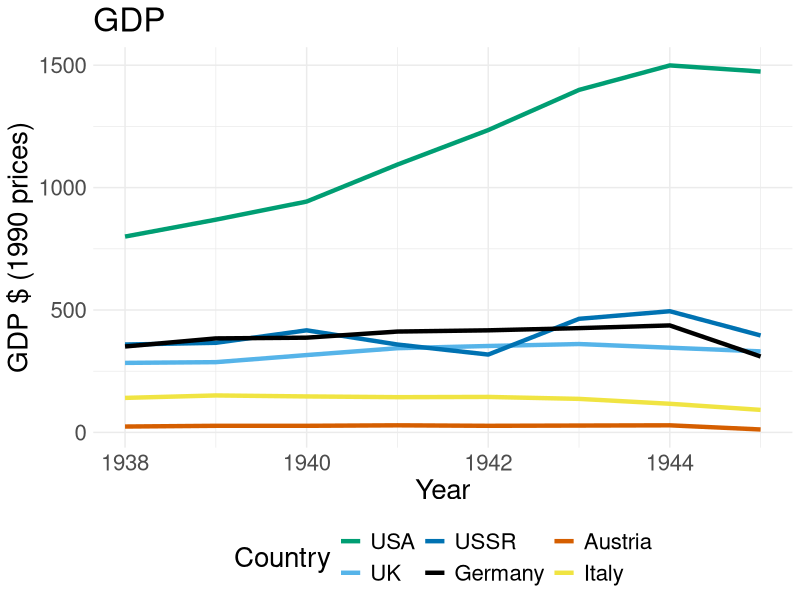
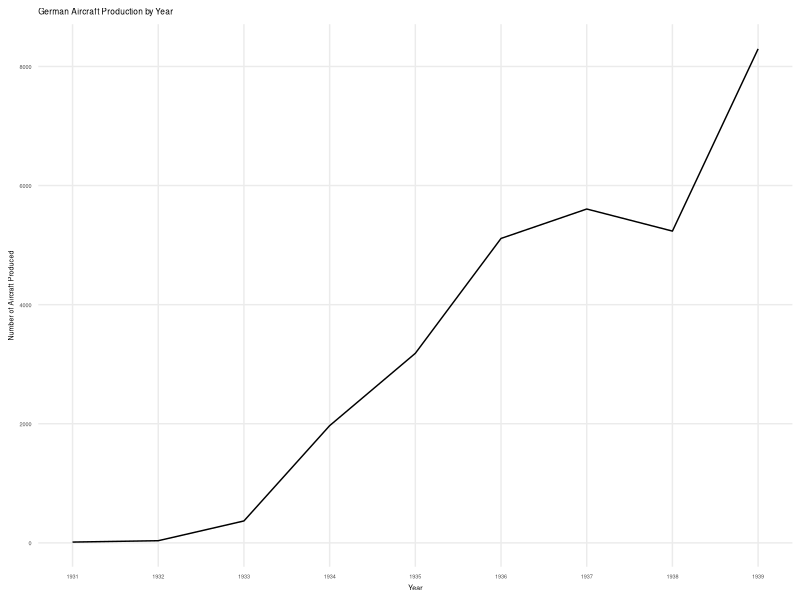
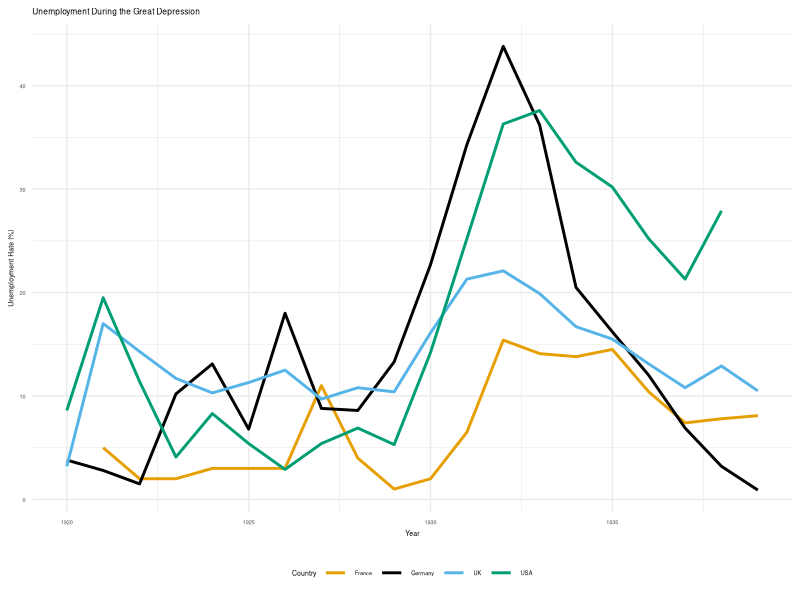
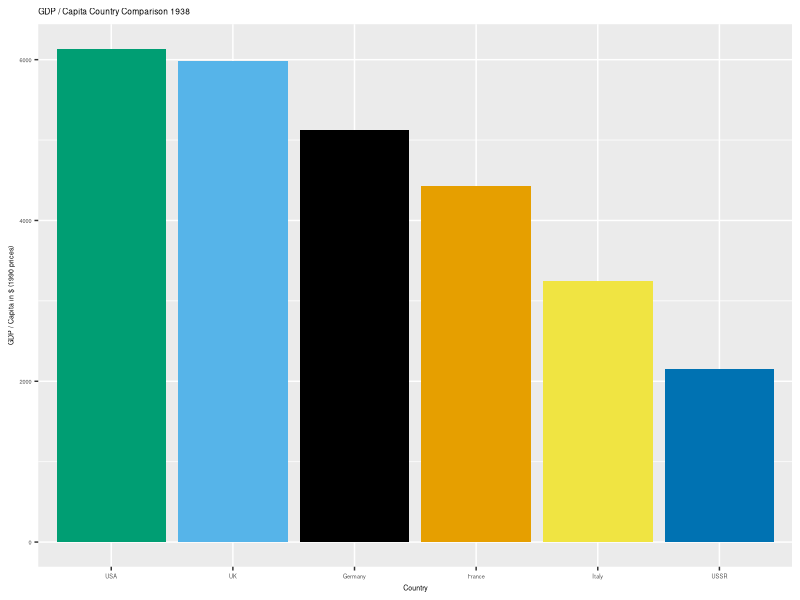

These charts were generated, in order, by the following R code: (Note: this script raises an error after producing the figures.)
library(ggplot2)
library(dplyr)
library(reshape)


ac_prod_30s = read.csv('data/additional_plots/annual_aircraft_production_germany_31_39.csv')
scaleFUN <- function(x) sprintf("%.2f", x)
library(ggplot2); library(scales)

ac_prod_30s_plot = ac_prod_30s %>% ggplot(aes(x = Year, y = round(aircraft_produced))) + geom_line()+
  xlab('Year') + ylab('Number of Aircraft Produced') +
  ggtitle('German Aircraft Production by Year') + theme_minimal()+
  scale_x_continuous(breaks= pretty_breaks(n=9))+ 
  theme(legend.position="bottom", text = element_text(size = 5), panel.grid.minor = element_blank())


ggsave(ac_prod_30s_plot, file="plots/ac_prod_30s.png",width = 1000, height = 1000/((1+sqrt(5))/2), units = "px",limitsize = FALSE)
##

library(RColorBrewer)

#define custom color scale
colorBlindBlack8  <- c("#000000", "#E69F00", "#56B4E9", "#009E73", 
                       "#F0E442", "#0072B2", "#D55E00")

names(colorBlindBlack8) <- c( "Germany", "France","UK", "USA", "Italy", "USSR", "Austria")
custom_colors <- scale_colour_manual(name = "Country", values = colorBlindBlack8)


unemployment_gd = read.csv('data/additional_plots/unemployment_great_depression.csv')
colnames(unemployment_gd)[1] = "Year"
colnames(unemployment_gd)[5] = "USA"

unemployment_gd_melt = melt(unemployment_gd[,1:5], id.vars = c('Year'))
colnames(unemployment_gd_melt) = c('Year', 'Country', 'Unemployment_Rate')
unemployment_great_depression_plot = unemployment_gd_melt %>% ggplot(aes(x = Year, y = Unemployment_Rate, group = Country, colour = Country)) + 
  geom_line(size = 1) + theme_minimal() + scale_colour_manual(name = "Country", values = colorBlindBlack8[1:4]) + 
  ylab('Unemployment Rate (%)') + ggtitle("Unemployment During the Great Depression")+
  theme(legend.position="bottom", text = element_text(size = 5))


ggsave(unemployment_great_depression_plot, file="plots/unemployment_great_depression_plot.png",width = 1000, height = 1000/((1+sqrt(5))/2), units = "px",limitsize = FALSE)


gdp_capita_1938 = read.csv('data/additional_plots/gdp_capita_1938.csv')
colnames(gdp_capita_1938)[1] = 'Country'
gdp_capita_1938 = gdp_capita_1938 %>% mutate(Country = factor(Country, levels = gdp_capita_1938[order(-gdp_capita_1938[,'gdp_capita']), 'Country']))
gdp_capita_1938_plot = gdp_capita_1938 %>% ggplot(aes(x = Country, y = gdp_capita, fill = Country)) + geom_bar(stat = "identity")+
  scale_fill_manual(name = "Country", values = colorBlindBlack8[1:6])+
  theme(legend.position="None", text = element_text(size = 5)) +
  ggtitle('GDP / Capita Country Comparison 1938') + 
  ylab('GDP / Capita in $ (1990 prices)')
ggsave(gdp_capita_1938_plot, file="plots/gdp_capita_1938_plot.png",width = 1000, height = 1000/((1+sqrt(5))/2), units = "px",limitsize = FALSE)



gdp_countries_1939_1945 = read.csv('data/additional_plots/gdp_countries_1939_1945.csv')
colnames(gdp_countries_1939_1945)[2] = 'USA'
colnames(gdp_countries_1939_1945)[1] = 'Year'
gdp_countries_1939_1945_melt = melt(gdp_countries_1939_1945, id.vars = "Year")
colnames(gdp_countries_1939_1945_melt) = c("Year", "Country", "GDP")

gdp_countries_1939_1945_melt %>% ggplot(aes(x = Year, y = GDP, group = Country, colour = Country)) + 
  geom_line(size = 1.5) + theme_minimal() + scale_colour_manual(name = "Country", values = colorBlindBlack8[-2]) + 
  ylab('GDP $ (1990 prices)') + ggtitle("GDP")+
  theme(legend.position="bottom", text = element_text(size = 20), )

c(as.character(unemployment_gd_melt[,'Country']),
  as.character(gdp_capita_1938[,'Country']),
  as.character(gdp_countries_1939_1945_melt[,'Country'])) %>% unique()



plane_records = read.csv('data/additional_plots/plane_speed_records.csv')
plane_records = plane_records %>% mutate(date = as.Date(Date, '%m/%d/%Y'))
plane_records = do.call(rbind,lapply(plane_records[,'date'], function(x) plane_records %>% subset( date <= x) %>% top_n(1,mph)))
plane_records = unique(plane_records)
ggplot(plane_records, aes(x = date, y = as.numeric(mph), label = Country)) + geom_text_repel() +geom_step()
plane_records[which(plane_records[,'Country'] == 'US'),'Country'] = 'USA'


airplaine_speed_records = ggplot() + geom_text_repel(data = plane_records, aes(x = date, y = as.numeric(mph), label = Country, colour = Country), max.overlaps= 100, label.size = .5, size = 1) + 
  geom_step(data = plane_records, aes(x = date, y = as.numeric(mph)))+
  theme_minimal() + theme(text = element_text(size=5),legend.position = 'None') +
  ylab('Aircraft Speed Record (MPH)') +
  xlab('Date (Year)') +
  ggtitle('Aircraft Speed Records by Date and Country') + 
  scale_colour_manual(name = "Country", values = colorBlindBlack8[1:5]) 

ggsave(airplaine_speed_records, file="plots/airplaine_speed_records.png",width = 1000, height = 1000/((1+sqrt(5))/2), units = "px",limitsize = FALSE)
